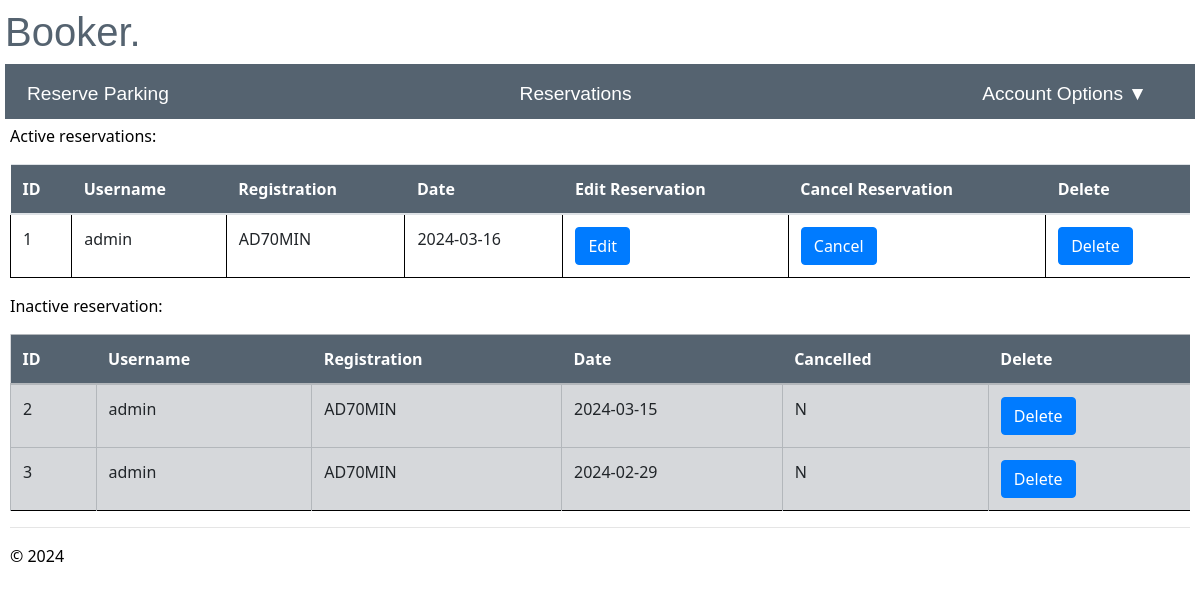
/reservations (signed in), run on the app's committed database.
### app/models/models.py (models this page shows)
class reserve(db.Model):
    __tablename__ = 'reserve'
    id = db.Column(db.Integer, primary_key=True, nullable=False)
    username = db.Column(db.String(20), db.ForeignKey('user.username'), nullable=False)
    registration = db.Column(db.String(9), nullable=False)
    date = db.Column(db.Date,nullable=False)
    cancelled = db.Column(db.String(1), nullable=False, default='N')

### app/main/routes.py (the view, shortened to what this page needs)
@bp.route("/reservations")
@login_required
def reservations():
    if current_user.authorised =='Y':
        try:
                if current_user.role =='admin':
                    active_reservations = reserve.query.filter(reserve.cancelled == 'N', reserve.date >= func.current_date()).all()
                    inactive_reservations = reserve.query.filter(or_(reserve.cancelled == 'Y', reserve.date < func.current_date())).all()
                    current_app.logger.info('Username: %s accessed reservations', current_user.username)
                return render_template("reservations.html", active_reservations=active_reservations, inactive_reservations=inactive_reservations)
        except Exception as e:
            flash("An error occurred retrieving reservations. Please try again.")
            current_app.logger.exception('Error during retrieving reservations: %s', str(e))
            return redirect(url_for('main.reserve_parking'))
    else:
        current_app.logger.warning('Username: %s attempted to access reservations when they are not authorised', current_user.username)
        flash("You are not authorised to access this page")
        return redirect(url_for("user.login"))

### app/__init__.py (called while the page is built)
def create_app():
    app = Flask(__name__)
    env_config = os.getenv("PROD_APP_SETTINGS", "config.Config")
    app.config.from_object(env_config)
    db.init_app(app)
    login_manager.init_app(app)
    app.logger.setLevel(logging.INFO)
    handler = RotatingFileHandler('app.log', maxBytes=10240, backupCount=10)
    handler.setLevel(logging.INFO)
    formatter = logging.Formatter('%(asctime)s - %(levelname)s - %(message)s', datefmt='%Y-%m-%d %H:%M:%S')
    handler.setFormatter(formatter)
    app.logger.addHandler(handler)
    from app.main import bp as main_bp
    app.register_blueprint(main_bp)
    from app.user import bp as user_bp
    app.register_blueprint(user_bp)
    from app.admin import bp as admin_bp
    app.register_blueprint(admin_bp)
    @login_manager.user_loader
    def load_user(user_id):
        return User.query.get(int(user_id))
    return app

### app/user/routes.py (called while the page is built)
@bp.before_app_request
def make_session_permanent():
    session.permanent = True
    current_app.permanent_session_lifetime = timedelta(seconds=30)

### app/main/templates/reservations.html (shortened to what this page needs)
{% extends "layout.html" %}
{% block content %}
<p>Active reservations:</p>
<table class="table table-hover">
  <thead class="active tables">
    <th>ID</th>
    <th>Username</th>
    <th>Registration</th>
    <th>Date</th>
    <th>Edit Reservation</th>
    <th>Cancel Reservation</th>
    {% if current_user.role == 'admin' %}
    <th>Delete</th>
    {% endif %}
  </thead>
  <tbody>
    {% for reservation in active_reservations %}
    <tr>
      <td>{{reservation.id}}</td>
      <td>{{reservation.username}}</td>
      <td>{{reservation.registration}}</td>
      <td>{{reservation.date}}</td>
      <td><a href='{{url_for("main.edit_reservations", id=reservation.id)}}' class='btn btn-primary'>Edit</a></td>
      <td>
        <form method="POST" action="/cancel_reservation/">
          <input type="submit" class='btn btn-primary' value='Cancel'>
        </form>
      </td>
      {% if current_user.role == 'admin' %}
      <td>
        <form method="POST" action="/delete_reservation/">
          <input type="submit" class='btn btn-primary' value="Delete" onclick='return confirm("Are you sure you want to delete this ticket?")'>
        </form>
      </td>
      {% endif %}
    </tr>
    {% endfor %}
  </tbody>
</table>
<p> Inactive reservation:</p>
<table class="table table-secondary">
  <thead class="inactive tables">
    <th>ID</th>
    <th>Username</th>
    <th>Registration</th>
    <th>Date</th>
    <th>Cancelled</th>
    {% if current_user.role == 'admin' %}
    <th>Delete</th>
    {% endif %}
  </thead>
  <tbody>
    {% for reservation in inactive_reservations %}
    <tr>
      <td>{{reservation.id}}</td>
      <td>{{reservation.username}}</td>
      <td>{{reservation.registration}}</td>
      <td>{{reservation.date}}</td>
      <td>{{reservation.cancelled}}</td>
      {% if current_user.role == 'admin' %}
      <td>
        <form method="POST" action="/delete_reservation/">
          <input type="submit" class='btn btn-primary' value="Delete" onclick='return confirm("Are you sure you want to delete this ticket?")'>
        </form>
      </td>
      {% endif %}
    </tr>
    {% endfor %}
  </tbody>
</table>
{% endblock %}

### app/static/site.css (style rules this page uses)
tr { border-bottom: 1px solid black; }
td { padding: 1em; border-left: 1px solid black; }
.tables { background-color: rgb(85, 99, 112); color: white; }

### app/main/templates/layout.html (style rules this page uses)
body { padding: 8px 5px 8px 5px; }

### data on the page
reserve: id "1", username "admin", registration "AD70MIN", date "2024-03-16"
reserve: id "2", username "admin", registration "AD70MIN", date "2024-03-15", cancelled "N"
reserve: id "3", username "admin", registration "AD70MIN", date "2024-02-29", cancelled "N"
